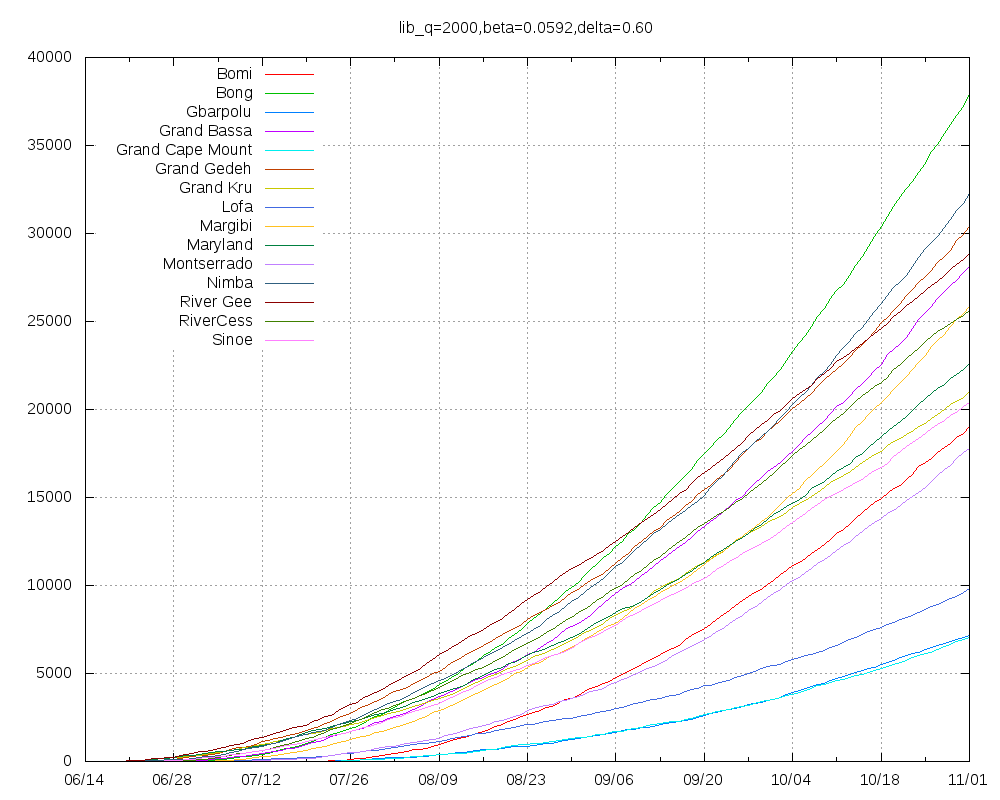

Here is the gnuplot script that generated this plot:
set title "lib_q=2000,beta=0.0592,delta=0.60"
set key top left
set grid
set xdata time
set timefmt "%Y-%m-%d"
set terminal png size 1000,800
set output "lib_q=2000,beta=0.0592,delta=0.60.png"
plot "Bomi.tab" using 1:2 title "Bomi" with lines,"Bong.tab" using 1:2 title "Bong" with lines,"Gbarpolu.tab" using 1:2 title "Gbarpolu" with lines,"Grand_Bassa.tab" using 1:2 title "Grand Bassa" with lines,"Grand_Cape_Mount.tab" using 1:2 title "Grand Cape Mount" with lines,"Grand_Gedeh.tab" using 1:2 title "Grand Gedeh" with lines,"Grand_Kru.tab" using 1:2 title "Grand Kru" with lines,"Lofa.tab" using 1:2 title "Lofa" with lines,"Margibi.tab" using 1:2 title "Margibi" with lines,"Maryland.tab" using 1:2 title "Maryland" with lines,"Montserrado.tab" using 1:2 title "Montserrado" with lines,"Nimba.tab" using 1:2 title "Nimba" with lines,"River_Gee.tab" using 1:2 title "River Gee" with lines,"RiverCess.tab" using 1:2 title "RiverCess" with lines,"Sinoe.tab" using 1:2 title "Sinoe" with lines
